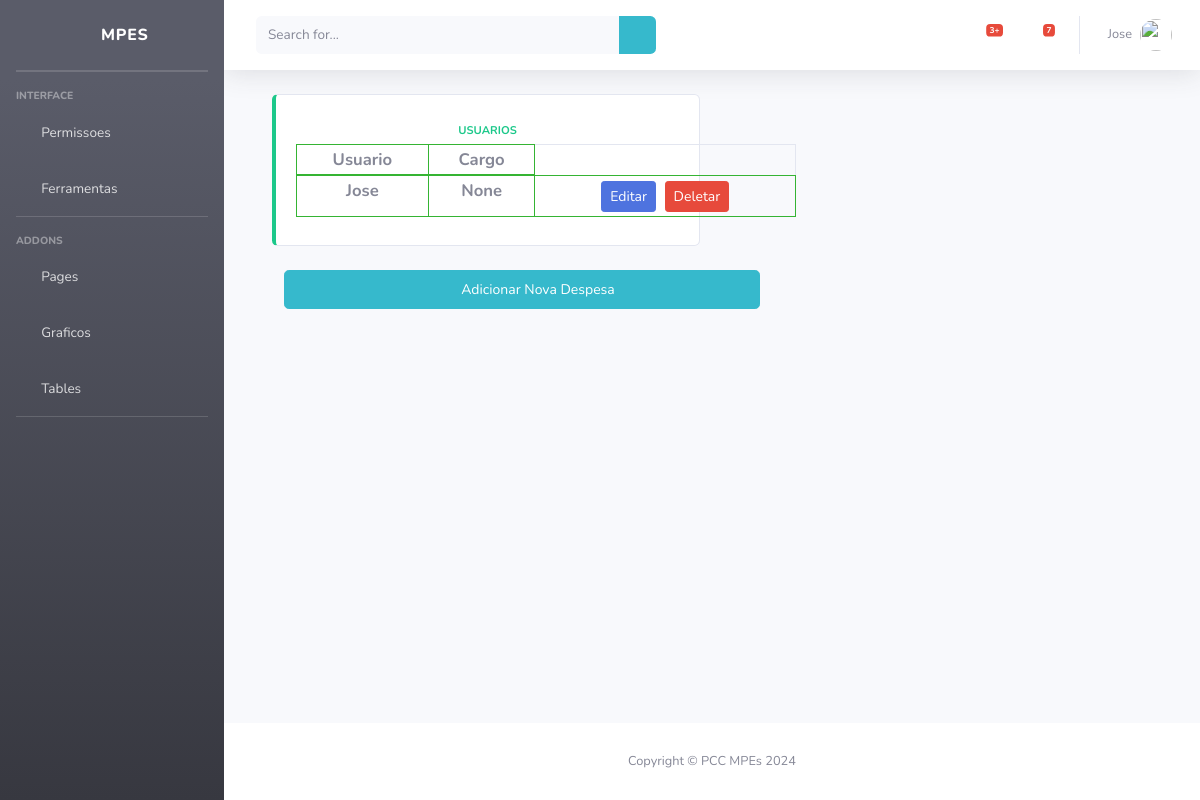
/accounts/Usuarios/ (signed in), run on an earlier commit of the app's database.
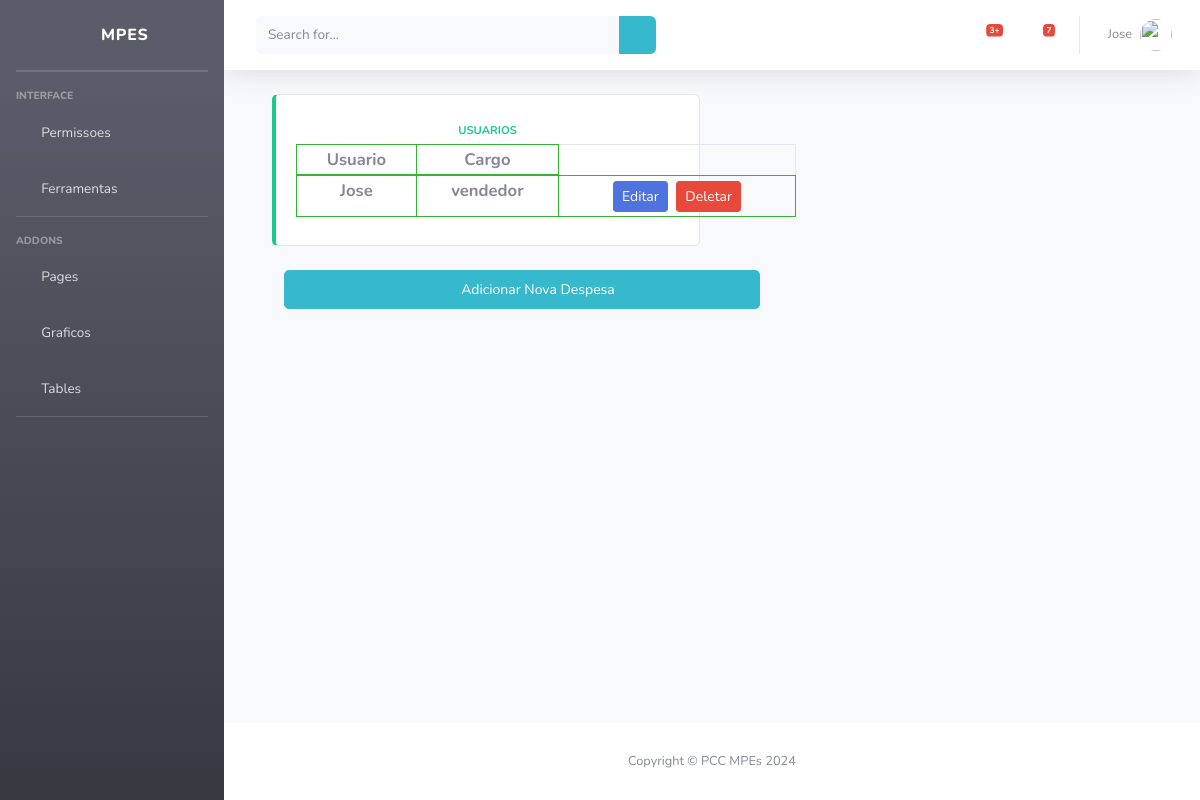
And on a later commit of the database.
### accounts/models.py (models this page shows)
class Usuario(User):
    data_nascimento = models.DateField(null=True, blank=True)
    cpf = models.CharField(max_length=14, unique=True, null=True, blank=True)
    telefone = models.CharField(max_length=15, null=True, blank=True)
    VENDEDOR = 'vendedor'
    CAIXA = 'caixa'
    FUNCIONARIO = 'funcionario'
    ESCOLHAS_CARGO = [
        (VENDEDOR, 'Vendedor'),
        (CAIXA, 'Caixa'),
        (FUNCIONARIO,'Funcionario')
    ]
    cargo = models.CharField(max_length=20, choices=ESCOLHAS_CARGO, blank=True, null=True)

### accounts/views.py (the view)
# urls.py: path('Usuarios/', listarUsuarios, name='listarUsuarios'),
@login_required
def listarUsuarios(request):
    usuario = Usuario.objects.all()
    return render(request, "registration/listarUsuarios.html", {'usuario': usuario})

### templates/registration/listarUsuarios.html (shortened to what this page needs)
{% extends 'base.html' %}
{% block content %}
<div class="container">
    <div class="row">
        <div class="col-xl-6 col-md-5 mb-4">
            <div class="card border-left-success h-100 py-2">
                <div class="card-body">
                    <div class="row no-gutters align-items-center">
                        <div class="col mr-2 text-center">
                            <div class="text-xs font-weight-bold text-success text-uppercase mb-1">
                                Usuarios</div>
                            <div class="h5 mb-0 font-weight-bold text-gray-800">
                                <table class="table table-bordered table-sm">
                                    <thead class="thead-light">
                                        <tr>
                                            <td>Usuario</td>
                                            <td>Cargo</td>
                                        </tr>
                                    </thead>
                                    <tbody>
                                        {% if usuario %}
                                            {% for usuarios in usuario %}
                                                <tr>
                                                    <td>{{ usuarios.username }}</td>
                                                    <td>{{ usuarios.cargo }}</td>
                                                    <td>
                                                        <a href="{% url 'editarUsuario' usuarios.id %}" class="btn btn-primary btn-sm mr-1">Editar</a>
                                                        <a href="{% url 'deletarUsuario' usuarios.id %}" class="btn btn-danger btn-sm">Deletar</a>
                                                    </td>
                                                </tr>
                                            {% endfor %}
                                        {% endif %}
                                    </tbody>
                                </table>
                            </div>
                        </div>
                    </div>
                </div>
            </div>
        </div>
    </div>
    <div class="add">
        <div class="col text-center">
            <a href="{% url 'criar' %}" class="btn btn-info btn-icon-split btn-lg">
                <span class="text-white-50">
                    <i class="fas fa-plus"></i>
                </span>
                <span class="text">Adicionar Nova Despesa</span>
            </a>
        </div>
    </div>
</div>
{% endblock %}

What changed in the data, as far as the page shows it:
changed Usuario "Jose": cargo "None" → "vendedor"
